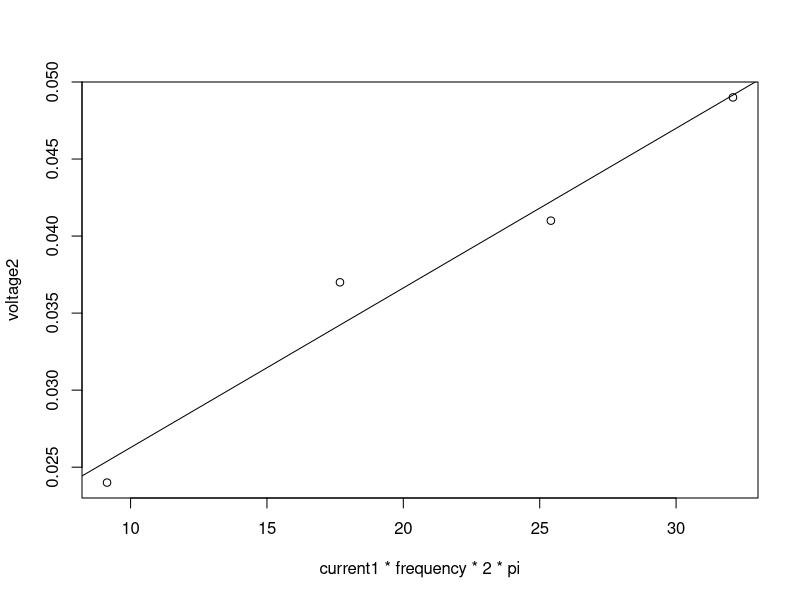
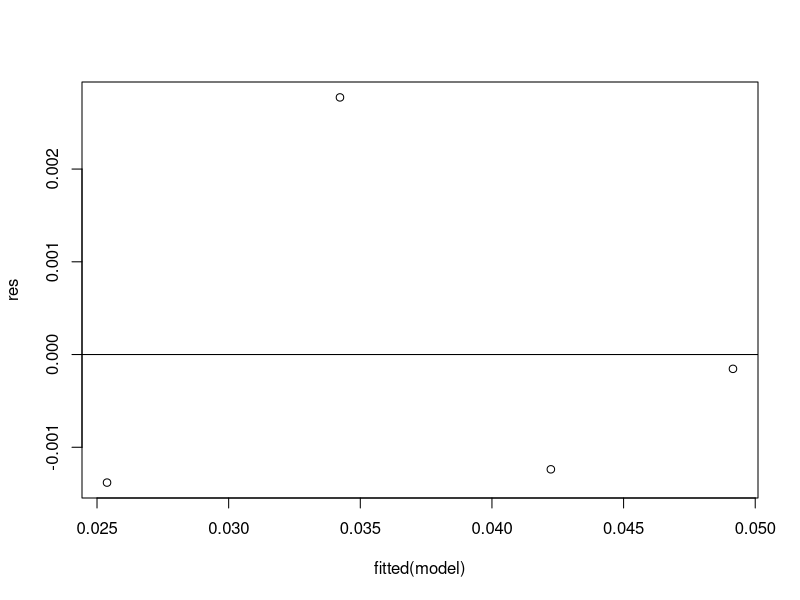
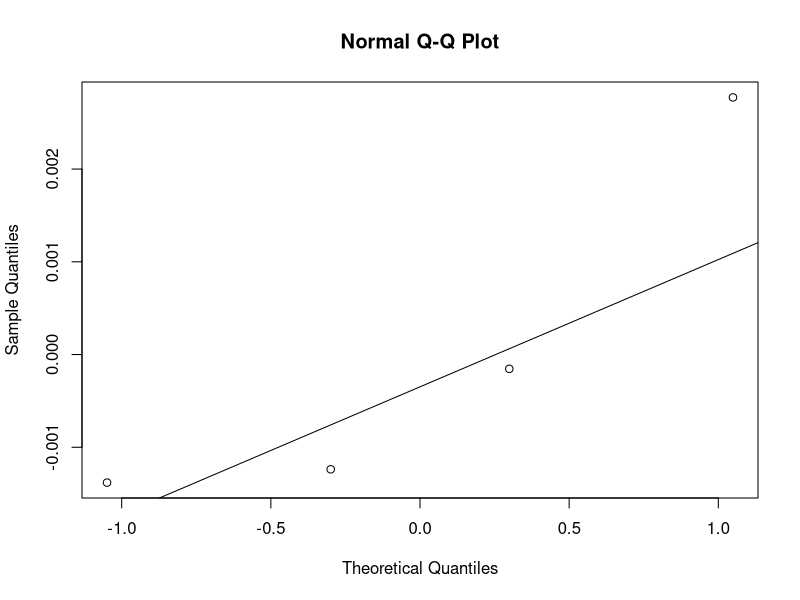
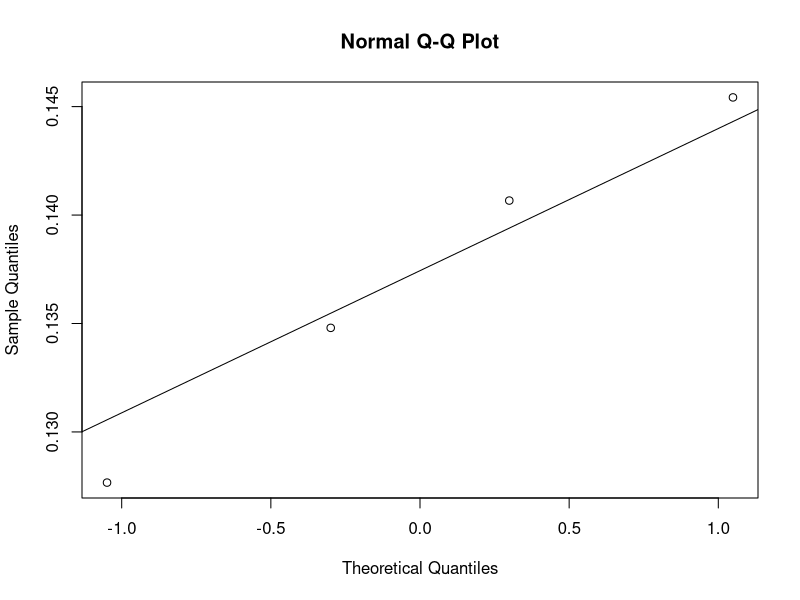
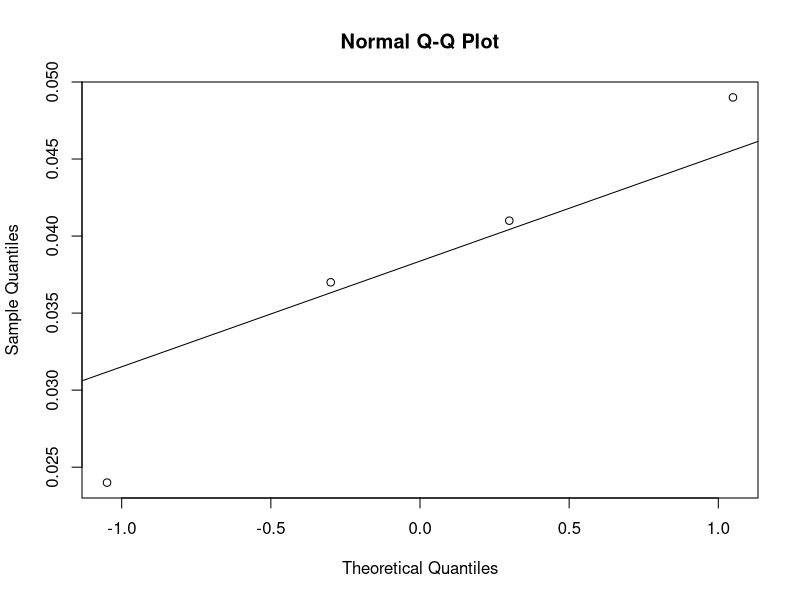
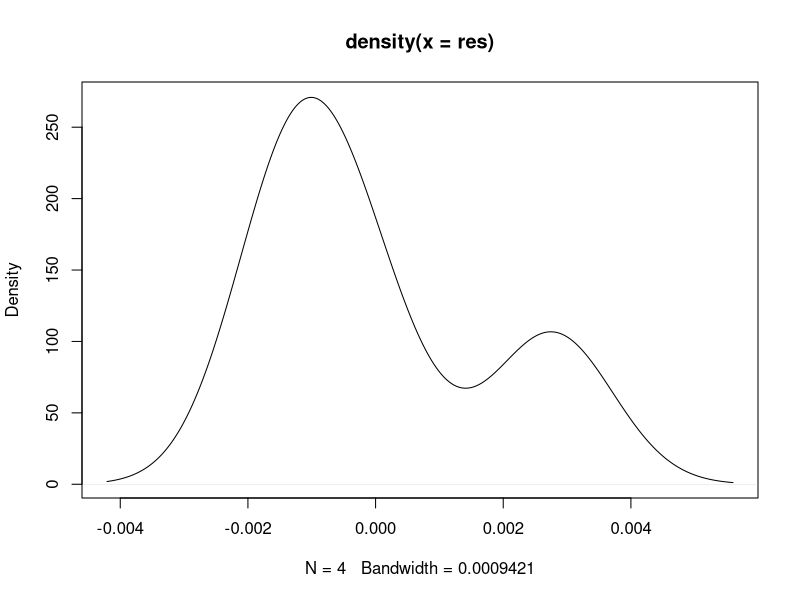
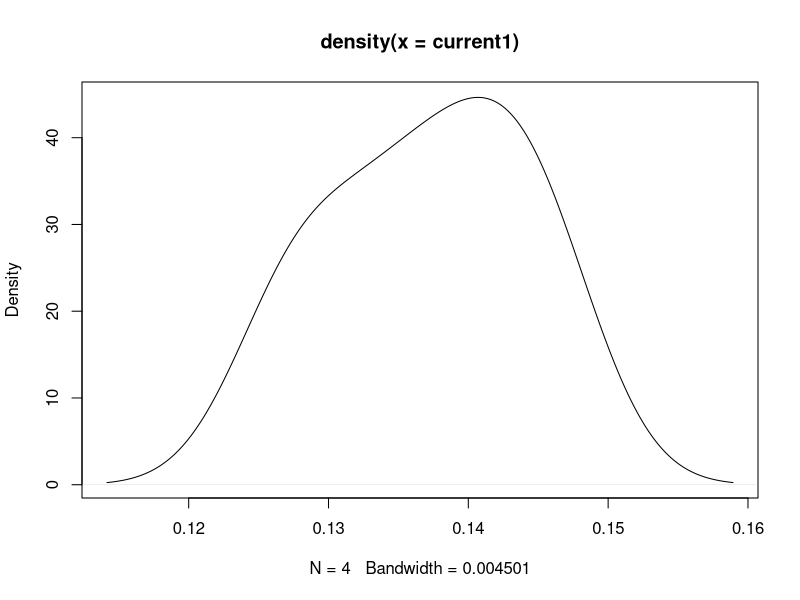
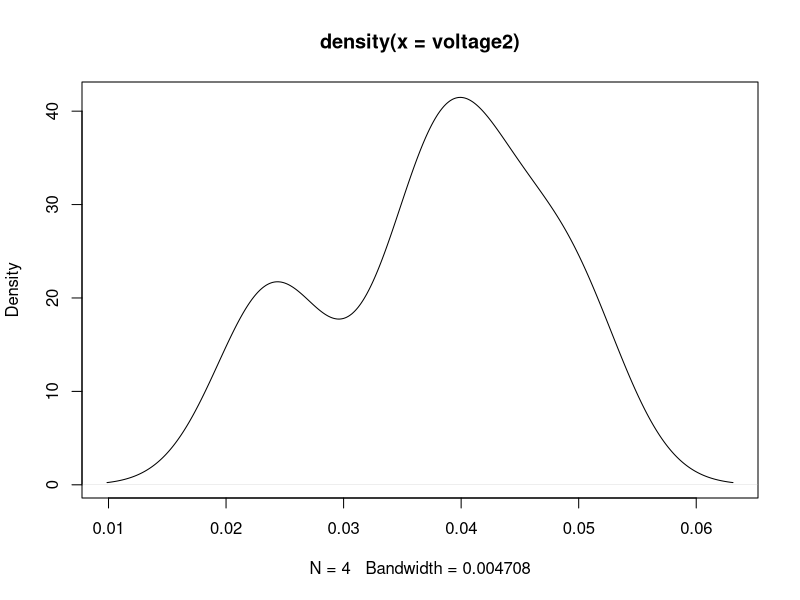

The R source for these figures, in order:
# Magnetic permittivity of free space
mu = 4 * pi * 10^-7

# Data
radius1 = 0.105
radius2 = 0.015
windings1 = 200
windings2 = 2000
frequency = c(10,20,30,40)
current1 = c(2.874,2.780,2.664,2.523) * 0.0506 # non ho capito se voltaggio o
voltage2 = c(0.024,0.037,0.041,0.049)

# mutual inductance
M = (mu * windings1 * windings2 * radius2^2) / (2 * radius1)

# Linear regression
model = lm( voltage2 ~ I( current1 * frequency  * 2 * pi ) )
summary(model)

# Plots with regression line
plot(current1 * frequency  * 2 * pi, voltage2)
abline(model)

# Residuals
res = resid(model)

# Residual VS Fitted plot
plot(fitted(model), res)
abline(0,0)

# Shapiro-Wilk
shapiro.test(res)
shapiro.test(current1)
shapiro.test(voltage2)

# QQ-plot 
qqnorm(res)
qqline(res)
qqnorm(current1)
qqline(current1)
qqnorm(voltage2)
qqline(voltage2)

# Density
plot(density(res))
plot(density(current1))
plot(density(voltage2))